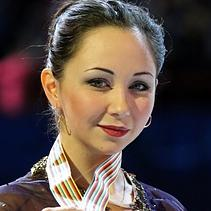
#> input picture Train_FaceRecognition_with_ml/data/female/female_000132.jpg, 211 x 211 px; its folder holds only this picture in this run
$ jupyter execute 01_data_preprocessing_crop.ipynb
#> lines starting #> are read from the running program, lines starting #| are printed output that depends on the picture
### Step 1 : Crop faces and store in respective directory

[cell 1]
import numpy as np # numerical python
import cv2 # opencv
from glob import glob # glob use to extract path of file
import matplotlib.pyplot as plt # visualze and display

### Get list of all image path

[cell 2]
fpath = glob('./data/female/*.jpg') # this will return all images path in a list
mpath = glob('./data/male/*.jpg')

[cell 3]
fpath

[cell 4]
print('number of image in Females folder= ',len(fpath))
print('number of image in Males folder= ',len(mpath))

[cell 5]
### Step -1 Read Image and convert to RGB
img = cv2.imread(fpath[0]) #read image in BGR
#> img is the input picture: shape (211, 211, 3); mean B, G, R 69.7, 74, 88.4
img_rgb = cv2.cvtColor(img,cv2.COLOR_BGR2RGB) # this step will convert image from BGR to RGB)

### Step -2 Apply Haar Cascade Classifier

haar = cv2.CascadeClassifier('./model/haarcascade_frontalface_default - Copy.xml')
gray = cv2.cvtColor(img_rgb, cv2.COLOR_BGR2RGB)
faces_list = haar.detectMultiScale(gray,1.5,5)
#> faces_list = [[56, 37, 122, 122]]
print(faces_list)
#| [[ 56  37 122 122]]
for x,y,w,h in faces_list:
    cv2.rectangle (img_rgb,(x,y),(x+w,y+h),(255,255,0),2)
#> this loop made 1 pass
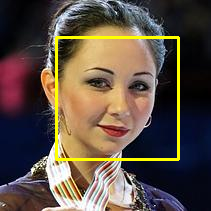
#> img_rgb: shape (211, 211, 3); mean R, G, B 93.7, 79.7, 67.4

### Step -3 Crop Face

roi = img_rgb[y: y+h, x:x+w]
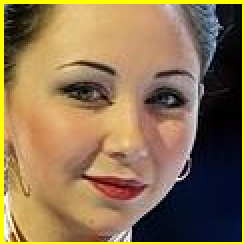
#> roi: shape (122, 122, 3) (shown 2 times larger); mean R, G, B 141.4, 115.3, 80.5
plt.imshow(roi)
plt.axis('off')
plt.show()

### Step -4 Save Image

[cell 6]
plt.imshow(img_rgb)
plt.axis('off')
plt.show()

### Crop all Female images

[cell 7]
haar = cv2.CascadeClassifier('./model/haarcascade_frontalface_default - Copy.xml')

[cell 8]
for i in range(len(fpath)):
    try:

        ### Step -1 Read Image and Convert to RGB
        img = cv2.imread(fpath[i]) # read image in BGR
        img_rgb = cv2.cvtColor(img,cv2.COLOR_BGR2RGB) # this step will convert image from BGR to RGB

        ### Step -2: Apply Haar Cascade Classifier
        gray = cv2.cvtColor(img_rgb,cv2.COLOR_BGR2GRAY)
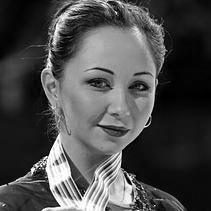
#> gray: shape (211, 211); min 0, max 255, mean 74.4
        faces_list = haar.detectMultiScale(gray,1.5,5)
        for x,y,w,h in faces_list:
            ### Step -3: crop Face
            roi = img[y:y+h,x:x+w]
            ### Step -4: Save Image
            cv2.imwrite(f'./crop_data/female/female_{i}.jpg',roi)
            print('Image Sucessfully processed')
#> this loop made 1 pass
#| Image Sucessfully processed
#> pass 1, `roi = img[y:y+h,x:x+w]`:
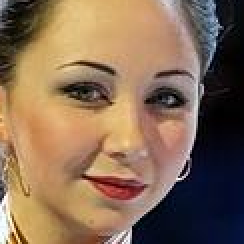
#> roi: shape (122, 122, 3) (shown 2 times larger); mean B, G, R 84.5, 107.6, 134.3
    except:
        print('Unable to Process the image')

$ run again, on Train_FaceRecognition_with_ml/data/female/female_000658.jpg
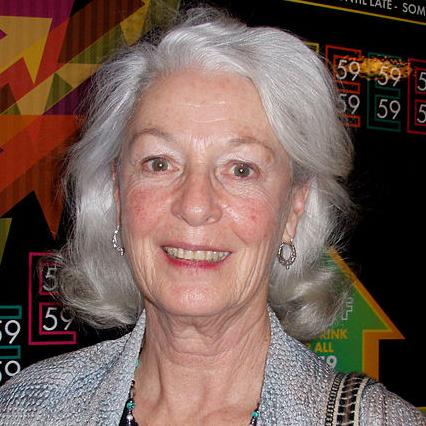
#> input picture Train_FaceRecognition_with_ml/data/female/female_000658.jpg, 426 x 426 px
#> img is the input picture: shape (426, 426, 3); mean B, G, R 84.5, 92.7, 116.4
#> `faces_list = haar.detectMultiScale(gray,1.5,5)`: faces_list = [[108, 109, 182, 182]]
#| [[108 109 182 182]]
#> the loop `for x,y,w,h in faces_list:` made 1 pass
#> `gray = cv2.cvtColor(img_rgb,cv2.COLOR_BGR2GRAY)`:
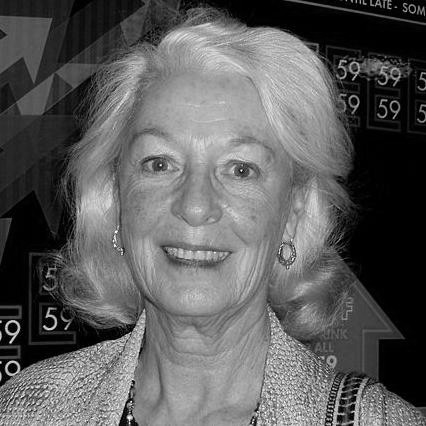
#> gray: shape (426, 426); min 0, max 255, mean 93
#> `faces_list = haar.detectMultiScale(gray,1.5,5)`: faces_list = [[109, 107, 182, 182]]
#> the loop `for x,y,w,h in faces_list:` made 1 pass
#> (printed output is left out)
#> pass 1, `roi = img[y:y+h,x:x+w]`:
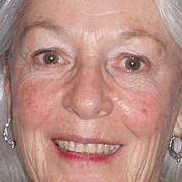
#> roi: shape (182, 182, 3); mean B, G, R 131.1, 140.9, 184.1
